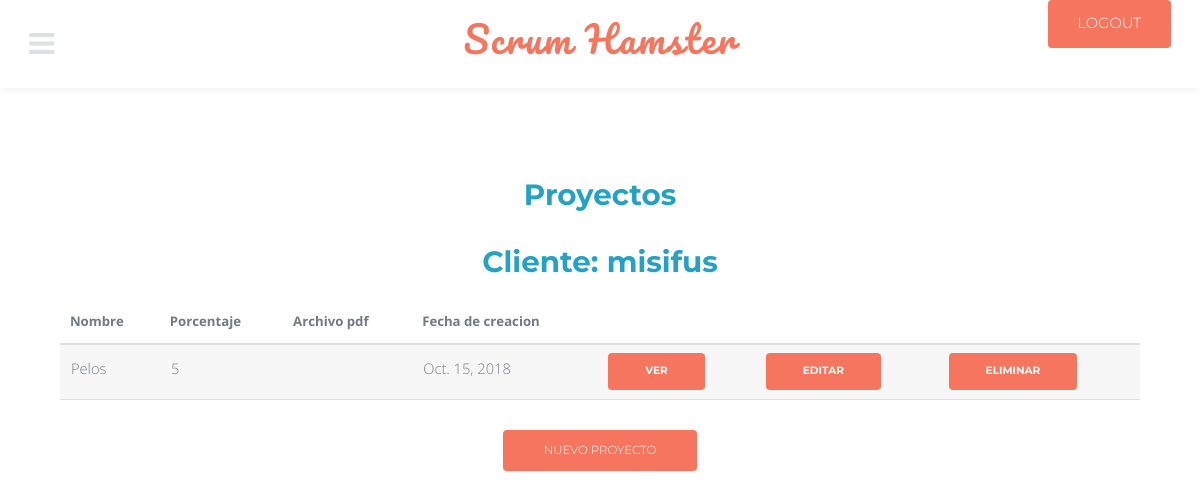
/client_projects/1/ (signed in), run on the app's committed database.
### modules/models.py (models this page shows, shortened)
class client(models.Model):
    name = models.CharField(max_length = 75)
    telephone = models.CharField(max_length = 25)
    email = models.EmailField()
    address = models.CharField(max_length = 150)

class project(models.Model):
    name = models.CharField(max_length = 75)
    percent = models.PositiveSmallIntegerField()
    created_at = models.DateField(auto_now_add = True)
    file = models.URLField(blank = True)
    client_id = models.ForeignKey(client, on_delete = models.CASCADE)

### modules/views.py (the view)
# urls.py: path('client_projects/<int:id>/', client_projects, name = 'client_projects'),
@login_required
def client_projects(request, id):
    data_ = client.objects.get(id = id)
    data = project.objects.filter(client_id = id)
    return render(request, 'client/client_projects.html', {'data_': data_,'data': data})

### modules/templates/client/client_projects.html (shortened to what this page needs)
{% extends 'base.html' %}
{% block cont %}
<div class="table-wrapper">
		<h1 class="center">Proyectos</h1>
	<h1>Cliente: <td>{{ data_.name }}</td></h1>
</div>
<table>
{% for i in data %}
<thead>
		<div>
		<tr>
			<th>Nombre</th>
			<th>Porcentaje</th>
			<th>Archivo pdf</th>
			<th>Fecha de creacion</th>
		</tr>
		</div>
	</thead>
	<tbody>
		<div>
		<tr>
		<td>{{ i.name }}</td>
		<td>{{ i.percent }}</td>
		<td>{{ i.file }}</td>
		<td>{{ i.created_at }}</td>
		<th>
			<a href="{% url 'view_project' i.id %}" class="button small">Ver</a>
		</th>
		<th>
			<a href="{% url 'update_project' i.id %}" class="button small">Editar</a>
		</th>
		<th>
			<a href="{% url 'delete_project' i.id %}" class="button small">Eliminar</a>
		</th>
	</tr>
	</div>
{% endfor %}
</tbody>
</table>
<div class="12u">
<a href="{% url 'create_project' %}" class="button small">Nuevo Proyecto</a>
{% endblock %}

### modules/static/assets/css/main.css (style rules this page uses)
html, body, div, span, applet, object, iframe, h1, h2, h3, h4, h5, h6, p, blockquote, pre, a, abbr, acronym, address, big, cite, code, del, dfn, em, img, ins, kbd, q, s, samp, small, strike, strong, sub, sup, tt, var, b, u, i, center, dl, dt, dd, ol, ul, li, fieldset, form, label, legend, table, caption, tbody, tfoot, thead, tr, th, td, article, aside, canvas, details, embed, figure, figcaption, footer, header, hgroup, menu, nav, output, ruby, section, summary, time, mark, audio, video { margin: 0; padding: 0; border: 0; font-size: 100%; font: inherit; vertical-align: baseline; }
body { line-height: 1; }
table { border-collapse: collapse; border-spacing: 0; }
body { -webkit-text-size-adjust: none; }
*, *:before, *:after { -moz-box-sizing: border-box; -webkit-box-sizing: border-box; box-sizing: border-box; }
.\31 2u, .\31 2u\24 { width: 100%; clear: none; margin-left: 0; }
body { -ms-overflow-style: scrollbar; }
body { background: #fff; }
body, input, select, textarea { color: #767d85; font-family: "Open Sans", Arial, Helvetica, sans-serif; font-size: 13pt; font-weight: 300; line-height: 1.65; }
@media screen and (max-width: 1680px) { body, input, select, textarea { font-size: 11pt; } }
@media screen and (max-width: 1280px) { body, input, select, textarea { font-size: 11pt; } }
a { color: #25a2c3; text-decoration: underline; }
h1, h2, h3, h4, h5, h6 { color: #727a82; font-weight: 700; font-family: "Montserrat", sans-serif; line-height: 1.5; margin: 0 0 1em 0; }
h1 { font-size: 2em; line-height: 1.3; }
.table-wrapper { -webkit-overflow-scrolling: touch; overflow-x: auto; }
table { margin: 0 0 2em 0; width: 100%; }
table tbody tr { border: solid 1px #dee1e3; border-left: 0; border-right: 0; }
table tbody tr:nth-child(2n + 1) { background-color: rgba(144, 144, 144, 0.075); }
table td { padding: 0.75em 0.75em; }
table th { color: #727a82; font-size: 0.9em; font-weight: 700; padding: 0 0.75em 0.75em 0.75em; text-align: left; }
table thead { border-bottom: solid 2px #dee1e3; }
input[type="submit"], input[type="reset"], input[type="button"], button, .button { -moz-appearance: none; -webkit-appearance: none; -ms-appearance: none; appearance: none; -moz-transition: background-color 0.2s ease-in-out, color 0.2s ease-in-out; -webkit-transition: background-color 0.2s ease-in-out, color 0.2s ease-in-out; -ms-transition: background-color 0.2s ease-in-out, color 0.2s ease-in-out; transition: background-color 0.2s ease-in-out, color 0.2s ease-in-out; background-color: #f6755e; border-radius: 4px; border: 0; color: #ffffff; cursor: pointer; display: inline-block; font-family: "Montserrat", sans-serif; height: 3.5em; line-height: 3.5em; padding: 0 3.5em; text-align: center; text-decoration: none; white-space: nowrap; text-transform: uppercase; }
input[type="submit"].small, input[type="reset"].small, input[type="button"].small, button.small, .button.small { font-size: 0.8em; }
.wrapper h1, .wrapper h2, .wrapper h3, .wrapper h4, .wrapper h5 { color: #25a2c3; }
body { padding-top: 6em; }

### data on the page
client: name "misifus"
project: name "Pelos", percent "5", created_at "Oct. 15, 2018"
